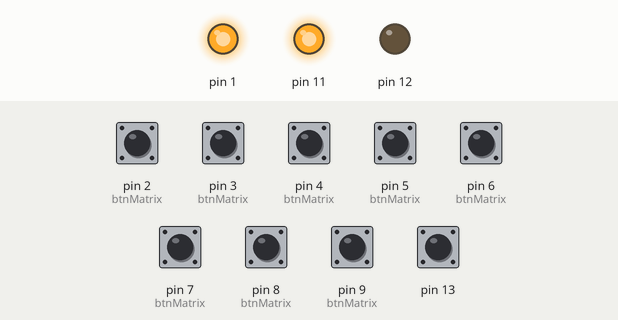
Recording of a sketch running on a simulated Arduino Uno, built with avr-gcc and run on an emulated ATmega328P. On the bench: output pins drawn as LEDs (lit = HIGH). The inputs (shaded band) are chosen by the test bench; at power-on: pin 2 (btnMatrix), pin 3 (btnMatrix), pin 4 (btnMatrix), pin 5 (btnMatrix), pin 6 (btnMatrix), pin 7 (btnMatrix), pin 8 (btnMatrix), pin 9 (btnMatrix), pin 13 HIGH.

Above: at 0.1 s.
Timing chart, 0 to 1.6 s (numbered marks = the images above):
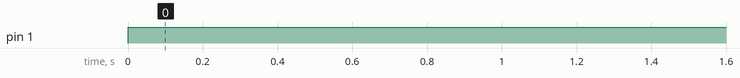

Measured:
- by itself, pin 1: LOW → HIGH at 0.00 s

The sketch:

Blue_Planet_Water_Conservation_Game.ino
```cpp
// Button Groups
int btnMatrix[4][2] = {
  {2, 3},
  {4, 5},
  {6, 7},
  {8, 9}
};

// Float switch that stops the pump when upper tank is filled
int floatSwitch = {10};

// Water pump to fill upper tank on reset
int pump = {11};

// Start button to activate valve
int startBtn = {11};
int startLed = {1};

// Valve
int valve = {12};

// Reset button for filling upper tank and reseting defaults
int resetBtn = {13};

//Counter for number of buttons written to high
int aBtnCounter = 0;
int bBtnCounter = 0;

//Saves the user button selections
int btnState[8];

int drainTime = 0; // set drain time to how long it takes to drain to zero
int fillTime = 0; // set fill time to how logn it take to fill upper tank


void setup(){
  for(int i = 0; i < 4; i++){
    for(int j = 0; j < 2; j++){
      pinMode(btnMatrix[i][j], INPUT);
      digitalWrite(btnMatrix[i][j], HIGH); //enable internal pullup; mat switches start in HIGH position; logic reversed
    }
  }
  pinMode(floatSwitch, INPUT);
  digitalWrite(floatSwitch, HIGH);
  pinMode(startBtn, INPUT);
  digitalWrite(startBtn, HIGH);
  pinMode(startLed, OUTPUT);
  pinMode(resetBtn, INPUT);
  digitalWrite(resetBtn, HIGH);
  pinMode(pump, OUTPUT);
  pinMode(valve, OUTPUT);
}

void loop(){

  //Iterate over Button Groups and store the buttonstate
  for(int n = 0; n < 8; n++){
    for(int i = 0; i < 4; i++){
      for(int j = 0; j < 2; j++){
         btnState[n] = digitalRead(btnMatrix[i][j]);
      }
    }
      //digitalWrite button to LOW based on state of the button in the same row of the
      //btnMatrix (ie btnState[0] = btnMatrix[0][0], btnState[1] = btnMatrix[0][1] etc).
      //increment aBtnCounter for every button written to LOW in the first column and increment bBtnCounter for every button
      //written to LOW for every button in second column.
    if(btnState[n] % 2 == 0 && btnState [n] == HIGH && btnState[n+1] == HIGH){
       btnState[n] = LOW;
       aBtnCounter = aBtnCounter++;
    }
    else
    if(btnState[n] % 2 != 0 && btnState[n] == HIGH  && btnState[n-1] == HIGH){
      btnState[n] = LOW;
      bBtnCounter = bBtnCounter++;
    }
  }

  //Start light is on when the aBtnCounter and bBtnCounter = 4. Meaning all choices were made and user can see
  //the results of their choices by pushing startBtn.
  //When startBtn is pushed upper tank will drain according to selections made by the user
  int count = aBtnCounter + bBtnCounter;
  if(count = 4){
    digitalWrite(startLed, HIGH);
    startBtn = digitalRead(startBtn);
    if(startBtn == LOW){
      digitalWrite(valve, HIGH);
      if(bBtnCounter == 4){
      delay(drainTime);
      }
      else if(bBtnCounter == 3){
      delay(drainTime * .87);
      }
      else if(bBtnCounter == 2){
      delay(drainTime * .74);
      }
      else if(bBtnCounter == 1){
      delay(drainTime * .61);
      }
      else if(bBtnCounter == 0){
      delay(drainTime * .50);
      }
      digitalWrite(valve, LOW);
      digitalWrite(startLed, HIGH);
    }

  }

  //After results displayed use the resetBtn to refill the tank and set everything back to default
   resetBtn = digitalRead(resetBtn);
   if(resetBtn == LOW){
     for( int n = 0; n < 8; n++){
       btnState[n] = HIGH;
       aBtnCounter = 0;
       bBtnCounter = 0;
     }
     for(int i = 0; i < 4; i++){
      for(int j = 0; j < 2; j++){
         digitalWrite(btnMatrix[i][j], HIGH);
      }
    }
    digitalWrite(pump, HIGH);
    delay(fillTime);
    digitalWrite(pump, LOW);
    floatSwitch = digitalRead(floatSwitch);
    if(floatSwitch == LOW){
      digitalWrite(pump, LOW);
    }

   }
   delay(250);
   resetBtn = HIGH;


}
```
